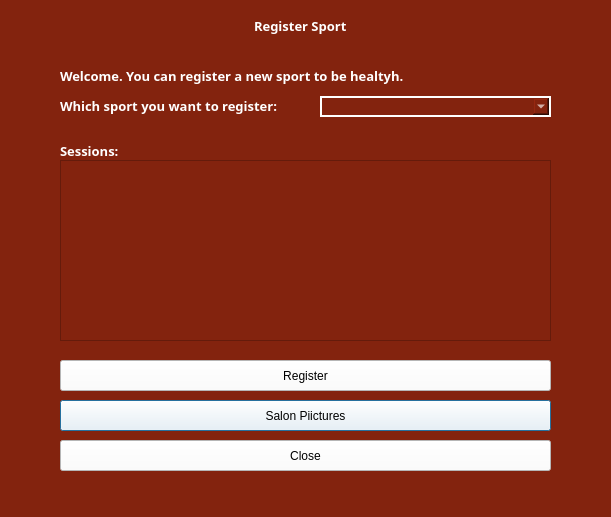
<?xml version="1.0" encoding="UTF-8"?>
<ui version="4.0">
 <class>Dialog</class>
 <widget class="QDialog" name="Dialog">
  <property name="geometry">
   <rect>
    <x>0</x>
    <y>0</y>
    <width>611</width>
    <height>517</height>
   </rect>
  </property>
  <property name="windowTitle">
   <string>Dialog</string>
  </property>
  <property name="styleSheet">
   <string notr="true">background-color: #83230E;
color: white;</string>
  </property>
  <widget class="QLabel" name="label_6">
   <property name="geometry">
    <rect>
     <x>60</x>
     <y>60</y>
     <width>411</width>
     <height>31</height>
    </rect>
   </property>
   <property name="font">
    <font>
     <family>Arial Black</family>
     <pointsize>10</pointsize>
     <weight>75</weight>
     <bold>true</bold>
    </font>
   </property>
   <property name="text">
    <string>Welcome. You can register a new sport to be healtyh.</string>
   </property>
  </widget>
  <widget class="QPushButton" name="salonpictureButton">
   <property name="geometry">
    <rect>
     <x>60</x>
     <y>400</y>
     <width>491</width>
     <height>31</height>
    </rect>
   </property>
   <property name="styleSheet">
    <string notr="true">background-color: white; color: black</string>
   </property>
   <property name="text">
    <string>Salon Piictures</string>
   </property>
  </widget>
  <widget class="QPushButton" name="closeButton">
   <property name="geometry">
    <rect>
     <x>60</x>
     <y>440</y>
     <width>491</width>
     <height>31</height>
    </rect>
   </property>
   <property name="styleSheet">
    <string notr="true">background-color: white; color: black</string>
   </property>
   <property name="text">
    <string>Close</string>
   </property>
  </widget>
  <widget class="QLabel" name="label_5">
   <property name="geometry">
    <rect>
     <x>254</x>
     <y>10</y>
     <width>181</width>
     <height>31</height>
    </rect>
   </property>
   <property name="font">
    <font>
     <family>Arial Black</family>
     <pointsize>10</pointsize>
     <weight>75</weight>
     <bold>true</bold>
    </font>
   </property>
   <property name="text">
    <string>Register Sport</string>
   </property>
  </widget>
  <widget class="QLabel" name="label_7">
   <property name="geometry">
    <rect>
     <x>60</x>
     <y>90</y>
     <width>251</width>
     <height>31</height>
    </rect>
   </property>
   <property name="font">
    <font>
     <family>Arial Black</family>
     <pointsize>10</pointsize>
     <weight>75</weight>
     <bold>true</bold>
    </font>
   </property>
   <property name="text">
    <string>Which sport you want to register:</string>
   </property>
  </widget>
  <widget class="QComboBox" name="comboBox">
   <property name="geometry">
    <rect>
     <x>320</x>
     <y>96</y>
     <width>231</width>
     <height>21</height>
    </rect>
   </property>
   <property name="styleSheet">
    <string notr="true">background-color: #83230E;
color: white;border:2px solid white</string>
   </property>
  </widget>
  <widget class="QLabel" name="label_8">
   <property name="geometry">
    <rect>
     <x>60</x>
     <y>141</y>
     <width>251</width>
     <height>20</height>
    </rect>
   </property>
   <property name="font">
    <font>
     <family>Arial Black</family>
     <pointsize>10</pointsize>
     <weight>75</weight>
     <bold>true</bold>
    </font>
   </property>
   <property name="text">
    <string>Sessions:</string>
   </property>
  </widget>
  <widget class="QPushButton" name="registerButton">
   <property name="geometry">
    <rect>
     <x>60</x>
     <y>360</y>
     <width>491</width>
     <height>31</height>
    </rect>
   </property>
   <property name="styleSheet">
    <string notr="true">background-color: white; color: black</string>
   </property>
   <property name="text">
    <string>Register</string>
   </property>
  </widget>
  <widget class="QTableWidget" name="tableWidget">
   <property name="geometry">
    <rect>
     <x>60</x>
     <y>160</y>
     <width>491</width>
     <height>181</height>
    </rect>
   </property>
  </widget>
 </widget>
 <resources/>
 <connections/>
</ui>
